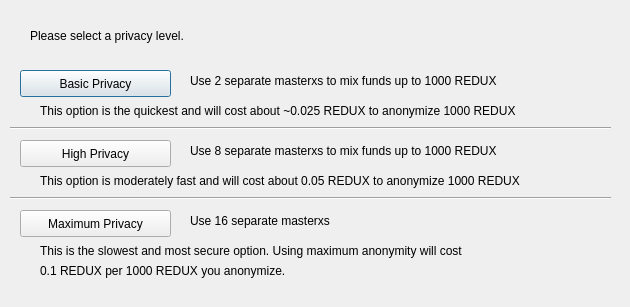
<?xml version="1.0" encoding="UTF-8"?>
<ui version="4.0">
 <class>StealthXConfig</class>
 <widget class="QDialog" name="StealthXConfig">
  <property name="geometry">
   <rect>
    <x>0</x>
    <y>0</y>
    <width>630</width>
    <height>307</height>
   </rect>
  </property>
  <property name="windowTitle">
   <string>Configure StealthX</string>
  </property>
  <widget class="QPushButton" name="buttonBasic">
   <property name="geometry">
    <rect>
     <x>20</x>
     <y>70</y>
     <width>151</width>
     <height>27</height>
    </rect>
   </property>
   <property name="text">
    <string>Basic Privacy</string>
   </property>
  </widget>
  <widget class="QPushButton" name="buttonHigh">
   <property name="geometry">
    <rect>
     <x>20</x>
     <y>140</y>
     <width>151</width>
     <height>27</height>
    </rect>
   </property>
   <property name="text">
    <string>High Privacy</string>
   </property>
  </widget>
  <widget class="QPushButton" name="buttonMax">
   <property name="geometry">
    <rect>
     <x>20</x>
     <y>210</y>
     <width>151</width>
     <height>27</height>
    </rect>
   </property>
   <property name="text">
    <string>Maximum Privacy</string>
   </property>
  </widget>
  <widget class="QLabel" name="label">
   <property name="geometry">
    <rect>
     <x>30</x>
     <y>20</y>
     <width>571</width>
     <height>31</height>
    </rect>
   </property>
   <property name="text">
    <string>Please select a privacy level.</string>
   </property>
  </widget>
  <widget class="QLabel" name="label_2">
   <property name="geometry">
    <rect>
     <x>190</x>
     <y>70</y>
     <width>421</width>
     <height>21</height>
    </rect>
   </property>
   <property name="text">
    <string>Use 2 separate masterxs to mix funds up to 1000 REDUX</string>
   </property>
  </widget>
  <widget class="QLabel" name="label_3">
   <property name="geometry">
    <rect>
     <x>190</x>
     <y>140</y>
     <width>411</width>
     <height>21</height>
    </rect>
   </property>
   <property name="text">
    <string>Use 8 separate masterxs to mix funds up to 1000 REDUX</string>
   </property>
  </widget>
  <widget class="QLabel" name="label_4">
   <property name="geometry">
    <rect>
     <x>190</x>
     <y>210</y>
     <width>421</width>
     <height>21</height>
    </rect>
   </property>
   <property name="text">
    <string>Use 16 separate masterxs</string>
   </property>
  </widget>
  <widget class="QLabel" name="label_6">
   <property name="geometry">
    <rect>
     <x>40</x>
     <y>100</y>
     <width>561</width>
     <height>21</height>
    </rect>
   </property>
   <property name="text">
    <string>This option is the quickest and will cost about ~0.025 REDUX to anonymize 1000 REDUX</string>
   </property>
  </widget>
  <widget class="QLabel" name="label_7">
   <property name="geometry">
    <rect>
     <x>40</x>
     <y>170</y>
     <width>561</width>
     <height>21</height>
    </rect>
   </property>
   <property name="text">
    <string>This option is moderately fast and will cost about 0.05 REDUX to anonymize 1000 REDUX</string>
   </property>
  </widget>
  <widget class="QLabel" name="label_8">
   <property name="geometry">
    <rect>
     <x>40</x>
     <y>240</y>
     <width>561</width>
     <height>21</height>
    </rect>
   </property>
   <property name="text">
    <string>This is the slowest and most secure option. Using maximum anonymity will cost</string>
   </property>
  </widget>
  <widget class="QLabel" name="label_9">
   <property name="geometry">
    <rect>
     <x>40</x>
     <y>260</y>
     <width>561</width>
     <height>21</height>
    </rect>
   </property>
   <property name="text">
    <string>0.1 REDUX per 1000 REDUX you anonymize.</string>
   </property>
  </widget>
  <widget class="Line" name="line">
   <property name="geometry">
    <rect>
     <x>10</x>
     <y>120</y>
     <width>601</width>
     <height>16</height>
    </rect>
   </property>
   <property name="orientation">
    <enum>Qt::Horizontal</enum>
   </property>
  </widget>
  <widget class="Line" name="line_2">
   <property name="geometry">
    <rect>
     <x>10</x>
     <y>190</y>
     <width>601</width>
     <height>16</height>
    </rect>
   </property>
   <property name="orientation">
    <enum>Qt::Horizontal</enum>
   </property>
  </widget>
 </widget>
 <resources/>
 <connections/>
</ui>
